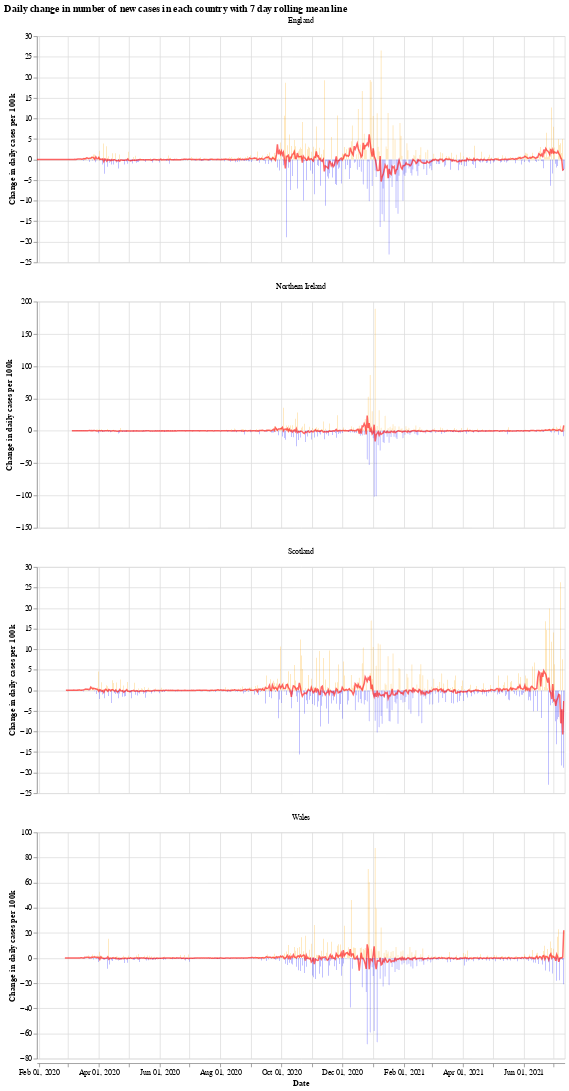

The cell this chart's notebook holds for it:
### Markdown cell above
We will use the Python library `Altair` for visualising the data, see the [altair docs](https://altair-viz.github.io/) for more information.

First we have a graph which shows the daily change in the number of new cases for each country. This number jumps up and down all over the place, which is likely due to delay in reporting of new cases over the weekend. Another interesting thing is that it looks like the daily cases in Wales experienced a much shorter period of calm over the summer (calm in the sense of daily cases not jumping up and down).

The orange bars are days when the number of new cases (per 100k population) was more than the previous day, while the blue are days when the number of new cases dropped. The red line is the 7 day moving average. 

When the moving average line is below 0, it means that there is a consistent drop in new cases. We can see this clearly happening around the times that lockdowns were introduced (though, to varying degrees). I will update the graphs soon with a marker of when each lockdown started.

### Code cell
# collapse
import altair as alt

bars = alt.Chart(uk_cases).mark_bar().encode(
    x=alt.X("yearmonthdate(date):T", axis=alt.Axis(title='Date')),
    y=alt.Y("casesChangeRate:Q", axis=alt.Axis(title='Change in daily cases per 100k')),
    tooltip='casesChange',
    color=alt.condition(
        alt.datum.casesChangeRate > 0,
        alt.value("orange"),  # The positive color
        alt.value("blue")  # The negative color
    )
).properties(title='Daily change in number of new cases with 7 day rolling mean',width=700).interactive()

line = alt.Chart(uk_cases).mark_line(
    color='red',
    size=2,
    opacity=0.6
).transform_window(
    rolling_mean='mean(casesChangeRate)',
    frame=[0, 7],
    groupby=['areaName']
).encode(
    x='yearmonthdate(date):T',
    y='rolling_mean:Q'
)

alt.layer(bars, line, data=uk_cases).facet(alt.Column(
    'areaName', title=''), columns=1).resolve_scale(y='independent').properties(title='Daily change in number of new cases in each country with 7 day rolling mean line')

### Figure 1 — Vega-Lite specification as saved in the notebook (floating-point values rounded to 4 significant figures; data arrays with more than 128 entries replaced by an {"elided": "..."} marker saying what was removed)
{"config": {"view": {"continuousWidth": 400, "continuousHeight": 300}}, "data": {"name": "data-33778a0ea7821b31d736f6e26637710a"}, "facet": {"type": "nominal", "field": "areaName", "title": ""}, "spec": {"layer": [{"mark": "bar", "encoding": {"color": {"condition": {"value": "orange", "test": "(datum.casesChangeRate > 0)"}, "value": "blue"}, "tooltip": {"type": "quantitative", "field": "casesChange"}, "x": {"type": "temporal", "axis": {"title": "Date"}, "field": "date", "timeUnit": "yearmonthdate"}, "y": {"type": "quantitative", "axis": {"title": "Change in daily cases per 100k"}, "field": "casesChangeRate"}}, "selection": {"selector001": {"type": "interval", "bind": "scales", "encodings": ["x", "y"]}}, "title": "Daily change in number of new cases with 7 day rolling mean", "width": 700}, {"mark": {"type": "line", "color": "red", "opacity": 0.6, "size": 2}, "encoding": {"x": {"type": "temporal", "field": "date", "timeUnit": "yearmonthdate"}, "y": {"type": "quantitative", "field": "rolling_mean"}}, "transform": [{"window": [{"op": "mean", "field": "casesChangeRate", "as": "rolling_mean"}], "frame": [0, 7], "groupby": ["areaName"]}]}]}, "columns": 1, "resolve": {"scale": {"y": "independent"}}, "title": "Daily change in number of new cases in each country with 7 day rolling mean line", "$schema": "https://vega.github.io/schema/vega-lite/v4.8.1.json", "datasets": {"data-33778a0ea7821b31d736f6e26637710a": {"elided": "2024 records"}}}
